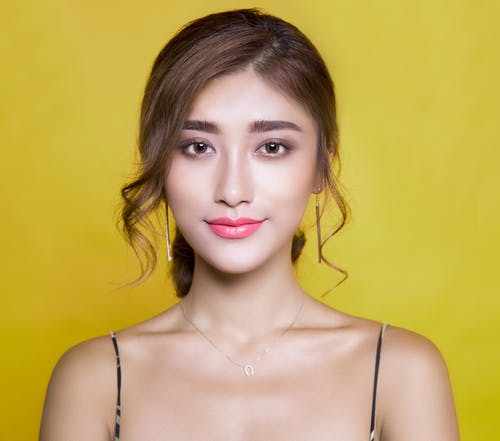
#> input picture pexels-photo-415829.jpeg, 500 x 441 px
$ python splitting_and_merging.py --image ../pexels-photo-415829.jpeg
#> lines starting #> are read from the running program, lines starting #| are printed output that depends on the picture
# importing numpy to work with pixels
import numpy as np

# importing argument parsers
import argparse

# importing the OpenCV module
import cv2


# initializing an argument parser object
ap = argparse.ArgumentParser()

# adding the argument, providing the user an option
# to input the path of the image
ap.add_argument("-i", "--image", required=True, help="Path to the image")

# parsing the argument
args = vars(ap.parse_args())

# reading the image location through args
# and reading the image using cv2.imread
image = cv2.imread(args["image"])
#> image is the input picture: shape (441, 500, 3); mean B, G, R 91.1, 168.2, 194.5

# splitting the image into three colors
(B, G, R) = cv2.split(image)
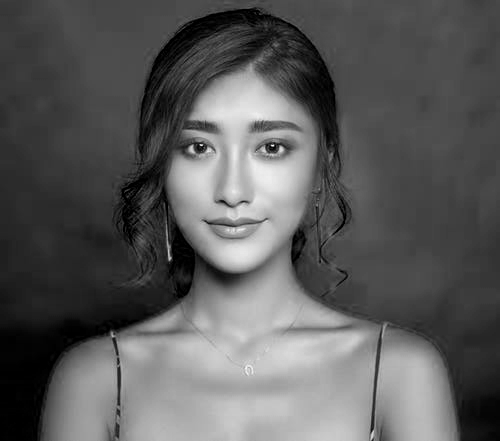
#> B: shape (441, 500); min 0, max 255, mean 91.1
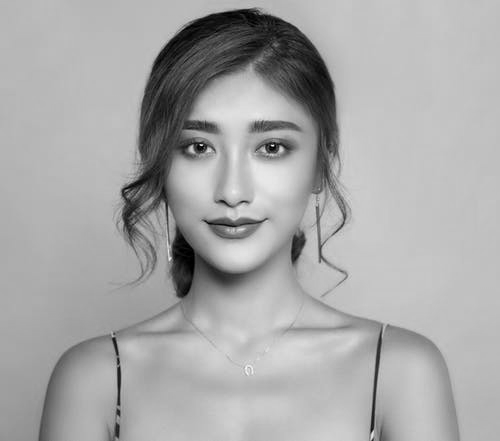
#> G: shape (441, 500); min 0, max 252, mean 168.2
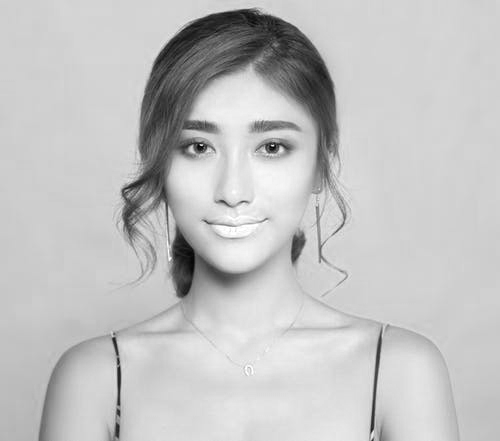
#> R: shape (441, 500); min 0, max 255, mean 194.5

# displaying the colors of the image
cv2.imshow("Red", R)
cv2.imshow("Green", G)
cv2.imshow("Blue", B)
cv2.waitKey(0)

# merging the colors and displaying the merged image
merged = cv2.merge([B, G, R])
cv2.imshow("Merged", merged)
cv2.waitKey(0)

# deleting all the windows
cv2.destroyAllWindows()

# creation of a blank image
zeroes = np.zeros(image.shape[:2], dtype="uint8")

# displaying only the red portion of the image
cv2.imshow("Red", cv2.merge([zeroes, zeroes, R]))
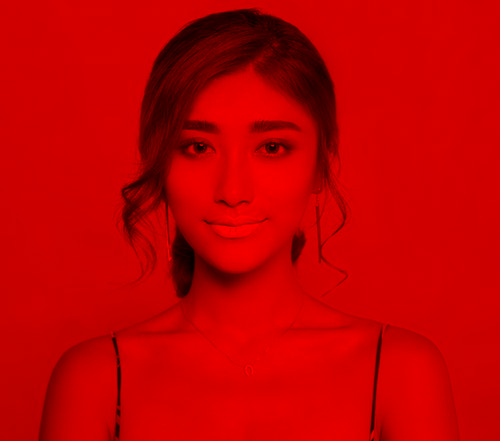
#> window 'Red': shape (441, 500, 3); mean B, G, R 0, 0, 194.5

# displaying only the green portion of the image
cv2.imshow("Green", cv2.merge([zeroes, G, zeroes]))
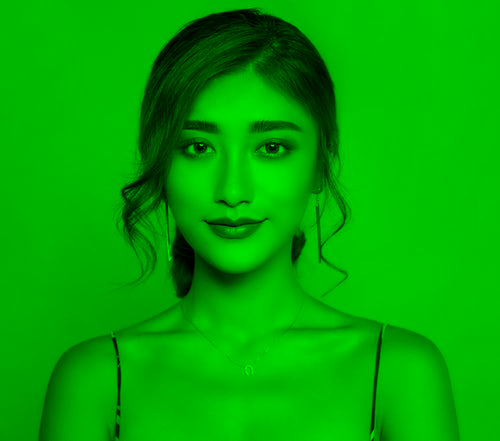
#> window 'Green': shape (441, 500, 3); mean B, G, R 0, 168.2, 0

# displaying only the blue portion of the image
cv2.imshow("Blue", cv2.merge([B, zeroes, zeroes]))
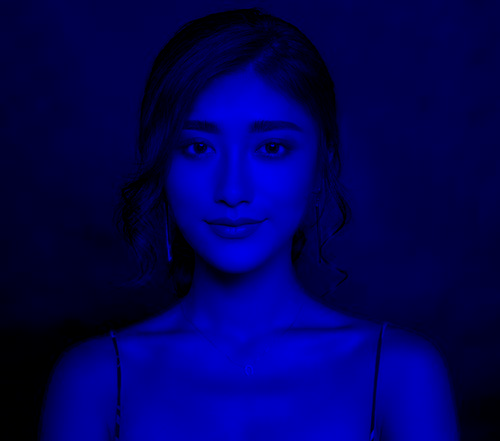
#> window 'Blue': shape (441, 500, 3); mean B, G, R 91.1, 0, 0

# waiting for a key before exiting
cv2.waitKey(0)
